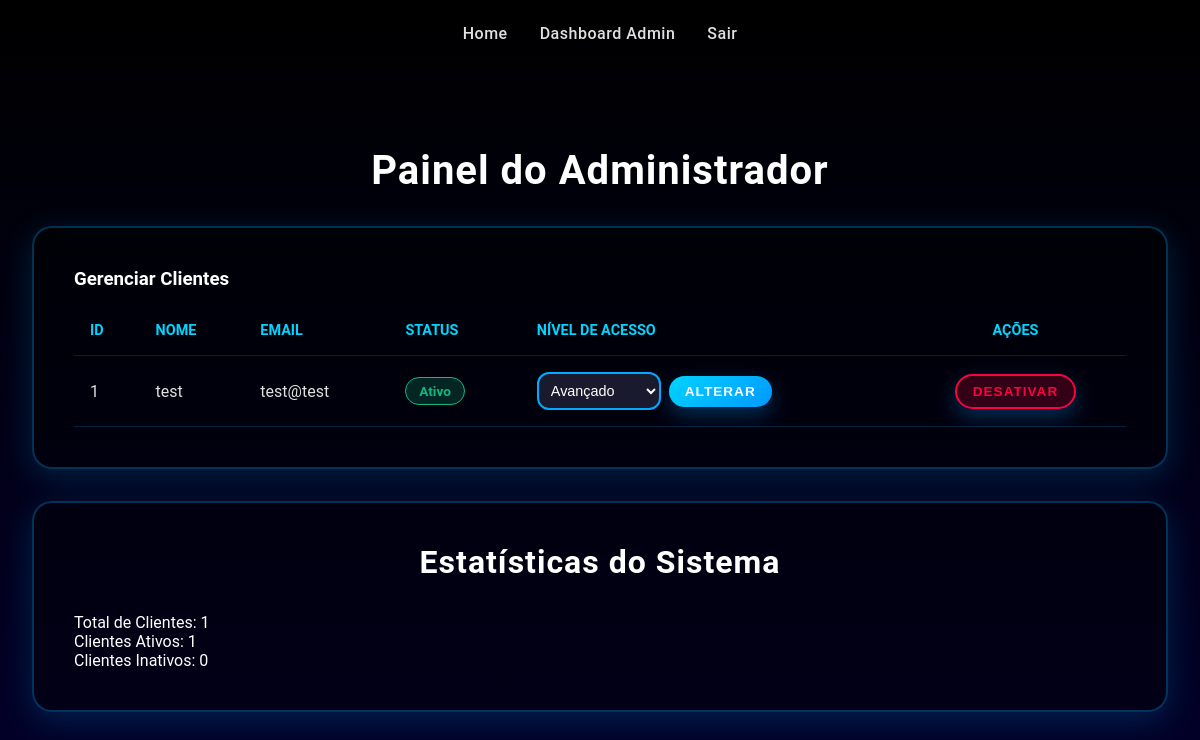
Page /listar_clientes (signed in) on the earlier database version.
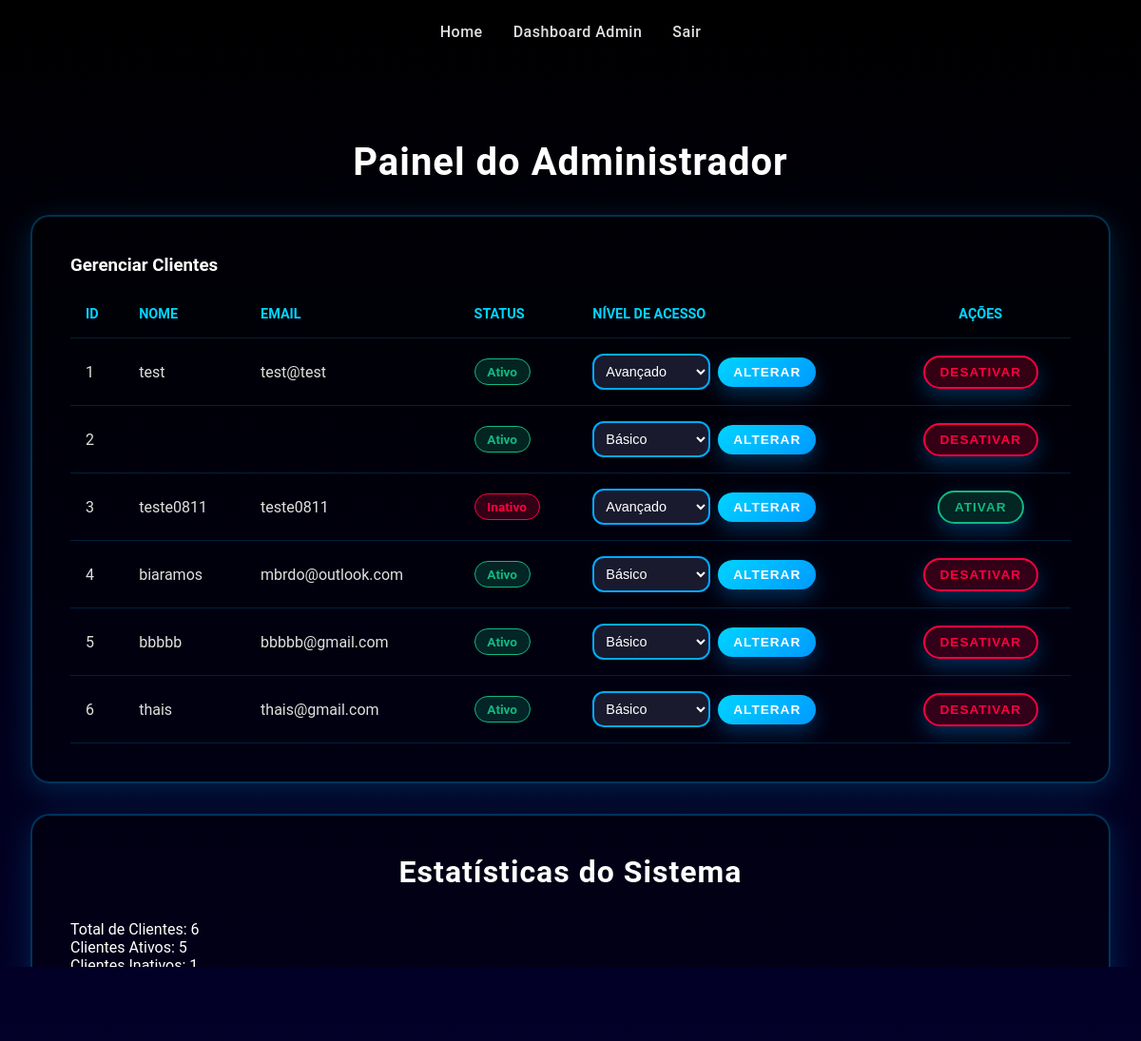
Same page on the later database version.
### app/models.py (models this page shows, shortened)
class Cliente(db.Model):
    id = db.Column(db.Integer, primary_key=True)
    cliente_nome = db.Column(db.String(80), nullable=False)
    cliente_email = db.Column(db.String(320), unique=True, nullable=False)
    cliente_senha = db.Column(db.String(128))
    cliente_status = db.Column(db.String(10), nullable=False, default='ativo')
    nivel_acesso = db.Column(db.String(20), nullable=False, default='basico') #1 cliente só pode ter 1 nível
    relatorios_basicos = db.relationship('RelatorioBasico', backref='cliente', lazy=True, cascade="all, delete-orphan")  #    # Um cliente pode ter VÁRIOS relatórios básicos
    relatorios_intermediarios = db.relationship('RelatorioIntermediario', backref='cliente', lazy=True, cascade="all, delete-orphan")       # Um cliente pode ter VÁRIOS relatórios intermediários
    relatorios_avancados = db.relationship('RelatorioAvancado', backref='cliente', lazy=True, cascade="all, delete-orphan")       # Um cliente pode ter VÁRIOS relatórios avançados

### app/routes.py (the view)
@main_bp.route('/listar_clientes')
def listar_clientes():
    if 'admin_id' not in session or not session.get('is_admin'):
        flash('Acesso restrito a administradores.', 'danger')
        return redirect(url_for('main.admin_login'))
    clientes = Cliente.query.all()
    return render_template('admin_dashboard.html', clientes=clientes)

### app/templates/admin_dashboard.html (shortened to what this page needs)
<!DOCTYPE html>
<html lang="pt-BR">
<head>
    <link rel="stylesheet" href="{{ url_for('static', filename='css/style.css') }}">
</head>
<body>
    <div>
        <nav>
            <a href="/">Home</a>
            <a href="/admin/dashboard">Dashboard Admin</a>
            <a href="{{ url_for('main.admin_logout') }}">Sair</a>
        </nav>
    </div>
    <div class="scanner-container">
        <h1>Painel do Administrador</h1>
        <div class="scanner-form-card">
            <h3>Gerenciar Clientes</h3>
            {% if clientes %}
            <div class="admin-table-container">
                <table class="admin-table">
                    <thead>
                        <tr>
                            <th>ID</th>
                            <th>Nome</th>
                            <th>Email</th>
                            <th>Status</th>
                            <th>Nível de Acesso</th>
                            <th style="text-align: center;">Ações</th>
                        </tr>
                    </thead>
                    <tbody>
                        {% for cliente in clientes %}
                        <tr>
                            <td>{{ cliente.id }}</td>
                            <td>{{ cliente.cliente_nome }}</td>
                            <td>{{ cliente.cliente_email }}</td>
                            <td>
                                <span style="display: inline-block; padding: 0.3rem 0.8rem; border-radius: 20px; font-size: 0.85rem; font-weight: 600;
                                    {% if cliente.cliente_status == 'ativo' %}
                                        background: rgba(16, 185, 129, 0.2); color: #10b981; border: 1px solid #10b981;
                                    {% else %}
                                        background: rgba(255, 0, 64, 0.2); color: #ff0040; border: 1px solid #ff0040;
                                    {% endif %}">
                                    {{ cliente.cliente_status|capitalize }}
                                </span>
                            </td>
                            <td>
                                <form action="{{ url_for('main.alterar_nivel_acesso', cliente_id=cliente.id) }}" method="POST" style="display: flex; gap: 0.5rem; align-items: center;">
                                    <select name="novo_nivel" required class="form-control" style="padding: 0.5rem; font-size: 0.9rem; width: auto;">
                                        <option value="basico" {% if cliente.nivel_acesso == 'basico' %}selected{% endif %}>Básico</option>
                                        <option value="avancado" {% if cliente.nivel_acesso == 'avancado' %}selected{% endif %}>Avançado</option>
                                    </select>
                                    <button type="submit" class="btn-submit" style="width: auto; padding: 0.5rem 1rem; font-size: 0.85rem; margin-top: 0;">
                                        Alterar
                                    </button>
                                </form>
                            </td>
                            <td style="text-align: center;">
                                <form action="{{ url_for('main.alternar_status', cliente_id=cliente.id) }}" method="POST" style="display: inline;">
                                    <button type="submit" class="btn-submit" style="width: auto; padding: 0.5rem 1rem; font-size: 0.85rem; margin-top: 0;
                                        {% if cliente.cliente_status == 'ativo' %}
                                            background: rgba(255, 0, 64, 0.2); border: 2px solid #ff0040; color: #ff0040;
                                        {% else %}
                                            background: rgba(16, 185, 129, 0.2); border: 2px solid #10b981; color: #10b981;
                                        {% endif %}">
                                        {% if cliente.cliente_status == 'ativo' %}
                                            Desativar
                                        {% else %}
                                            Ativar
                                        {% endif %}
                                    </button>
                                </form>
                            </td>
                        </tr>
                        {% endfor %}
                    </tbody>
                </table>
            </div>
            {% else %}
                <div style="text-align: center; padding: 3rem; color: #b0b0b0;">
                    <p style="font-size: 1.1rem;">Nenhum cliente cadastrado no sistema.</p>
                </div>
            {% endif %}
        </div>
        <div class="relatorio-info-card">
            <h2>Estatísticas do Sistema</h2>
            <div class="info-grid">
                <div class="info-item">
                    <span class="info-label">Total de Clientes:</span>
                    <span class="info-value">{{ clientes|length }}</span>
                </div>
                <div class="info-item">
                    <span class="info-label">Clientes Ativos:</span>
                    <span class="info-value">{{ clientes|selectattr('cliente_status', 'equalto', 'ativo')|list|length }}</span>
                </div>
                <div class="info-item">
                    <span class="info-label">Clientes Inativos:</span>
                    <span class="info-value">{{ clientes|selectattr('cliente_status', 'equalto', 'inativo')|list|length }}</span>
                </div>
            </div>
        </div>
    </div>
</body>
</html>

### app/static/css/style.css (style rules this page uses)
* { margin: 0; padding: 0; box-sizing: border-box; }
html { height: 100%; }
body { font-family: 'Montserrat', 'Poppins', 'Roboto', sans-serif; background: linear-gradient(to bottom, #000000 0%, #03002b 100%); min-height: 100%; color: #ffffff; background-attachment: fixed; }
h1, h2 { text-align: center; color: #ffffff; font-weight: 700; letter-spacing: 1px; }
h1 { font-size: 2.5rem; margin: 2rem 0; }
h2 { font-size: 2rem; margin-bottom: 2rem; }
nav { padding: 1.5rem 2rem; display: flex; gap: 2rem; align-items: center; justify-content: center; }
nav a { color: #e0e0e0; text-decoration: none; font-size: 1rem; font-weight: 500; transition: color 0.3s ease; letter-spacing: 0.5px; }
.btn-submit, .btn-selecionar, .btn-basico, .chama_pagamento button, .acoes-pagamento button { width: 100%; background: linear-gradient(135deg, #00d4ff 0%, #0099ff 100%); border: none; border-radius: 50px; padding: 1.2rem; cursor: pointer; transition: all 0.3s ease; box-shadow: 0 8px 20px rgba(0, 153, 255, 0.3); color: #ffffff; font-size: 1.1rem; font-weight: 600; letter-spacing: 1px; text-transform: uppercase; margin-top: 1rem; text-decoration: none; display: inline-block; text-align: center; }
.form-control { width: 100%; padding: 1.2rem; background: #1a1a2e; border: 2px solid #00aaff; border-radius: 12px; color: #ffffff; font-size: 1rem; transition: all 0.3s ease; outline: none; }
.form-control::placeholder { color: #888; }
.scanner-container { max-width: 1200px; margin: 0 auto; padding: 3rem 2rem; }
.relatorio-info-card, .scanner-form-card, .relatorios-recentes-card { background: rgba(0, 0, 0, 0.4); border-radius: 20px; padding: 2.5rem; border: 2px solid rgba(0, 170, 255, 0.3); margin-bottom: 2rem; box-shadow: 0 8px 32px rgba(0, 170, 255, 0.2); }
.admin-table-container { overflow-x: auto; }
.admin-table { width: 100%; border-collapse: collapse; margin-top: 1rem; }
.admin-table th, .admin-table td { padding: 1rem; text-align: left; border-bottom: 1px solid rgba(0, 170, 255, 0.2); }
.admin-table th { color: #00d4ff; font-size: 0.9rem; text-transform: uppercase; }
.admin-table td { color: #e0e0e0; font-size: 1rem; }
.admin-table .btn-submit { width: auto; padding: 0.5rem 1rem; font-size: 0.9rem; margin-top: 0; }

Differences in the rows shown:
added Cliente: id "2", cliente_status "Ativo", novo_nivel "Básico", shows "DESATIVAR"
added Cliente: id "3", cliente_nome "teste0811", cliente_email "teste0811", cliente_status "Inativo", novo_nivel "Avançado", shows "ATIVAR"
added Cliente: id "4", cliente_nome "biaramos", cliente_email "mbrdo@outlook.com", cliente_status "Ativo", novo_nivel "Básico", shows "DESATIVAR"
added Cliente: id "5", cliente_nome "bbbbb", cliente_email "bbbbb@gmail.com", cliente_status "Ativo", novo_nivel "Básico", shows "DESATIVAR"
added Cliente: id "6", cliente_nome "thais", cliente_email "thais@gmail.com", cliente_status "Ativo", novo_nivel "Básico", shows "DESATIVAR"
Other differences:
{{ clientes|length }}: "1" → "6"
{{ clientes|selectattr('cliente_status', 'equalto', 'ativo')|list|length }}: "1" → "5"
text no longer shown: "0"
text now shown: "1"
